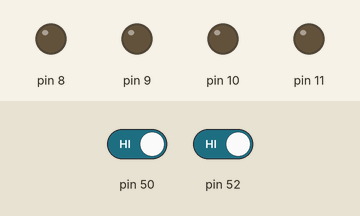
Recording of a sketch running on a simulated Arduino Mega 2560, built with avr-gcc and run on an emulated ATmega2560. On the bench: output pins drawn as LEDs (lit = HIGH). Dashed ring = blinking. Inputs (shaded band) come from the test bench; at power-on: pin 50 HIGH, pin 52 HIGH.

Above: at 1.2 s.
1.3 s: pin 50 driven LOW
At 1.7 s:
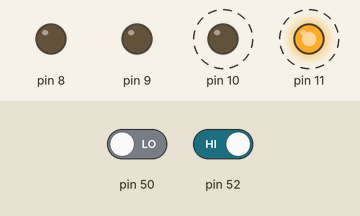
4.3 s: pin 50 driven HIGH
At 4.3 s:
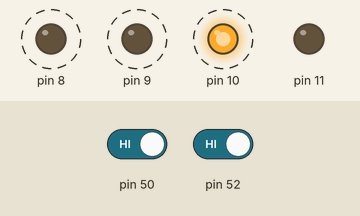
6.2 s: pin 52 driven LOW
At 6.6 s:
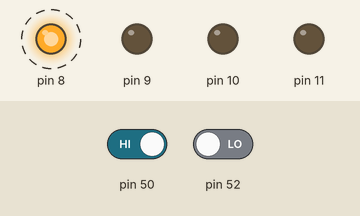
Timing chart, 0 to 15.2 s (numbered marks = the images above; inputs shaded):
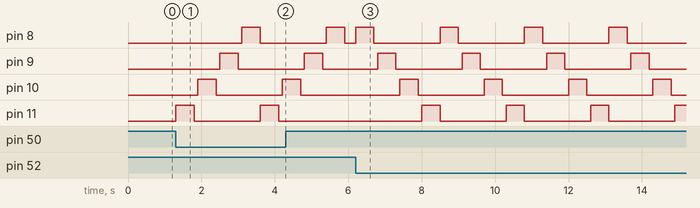

The sketch:

RSSR.ino
```cpp
void setup() {
  pinMode(8, OUTPUT);
  pinMode(9, OUTPUT);
  pinMode(10, OUTPUT);
  pinMode(11, OUTPUT);
}

void loop() {
  if (digitalRead(52) == LOW)
  {
    digitalWrite(8, HIGH);
    delay(500);
    digitalWrite(8, LOW);

    delay(100);

    digitalWrite(9, HIGH);
    delay(500);
    digitalWrite(9, LOW);

    delay(100);

    digitalWrite(10, HIGH);
    delay(500);
    digitalWrite(10, LOW);

    delay(100);

    digitalWrite(11, HIGH);
    delay(500);
    digitalWrite(11, LOW);
  }


  if (digitalRead(50) == LOW)
  {
    digitalWrite(11, HIGH);
    delay(500);
    digitalWrite(11, LOW);

    delay(100);

    digitalWrite(10, HIGH);
    delay(500);
    digitalWrite(10, LOW);

    delay(100);

    digitalWrite(9, HIGH);
    delay(500);
    digitalWrite(9, LOW);

    delay(100);

    digitalWrite(8, HIGH);
    delay(500);
    digitalWrite(8, LOW);
  }
}
```

Measured:
- after the input at 1.3 s, pin 8: LOW → HIGH after 1.8 s, → LOW 0.50 s later; pin 9: LOW → HIGH after 1.2 s, → LOW 0.50 s later; pin 10: LOW → HIGH after 0.60 s, → LOW 0.50 s later, → HIGH 1.8 s later; pin 11: alternates HIGH for 0.50 s and LOW for 1.8 s, starting at once
- after the input at 4.3 s, pin 11: stays LOW (without the input it goes to HIGH after 1.6 s)
- after the input at 6.2 s, pin 8: alternates HIGH for 0.50 s and LOW for 1.8 s, starting at once; pin 9: alternates HIGH for 0.50 s and LOW for 1.8 s, starting after 0.60 s; pin 10: alternates HIGH for 0.50 s and LOW for 1.8 s, starting after 1.2 s; pin 11: alternates HIGH for 0.50 s and LOW for 1.8 s, starting after 1.8 s
